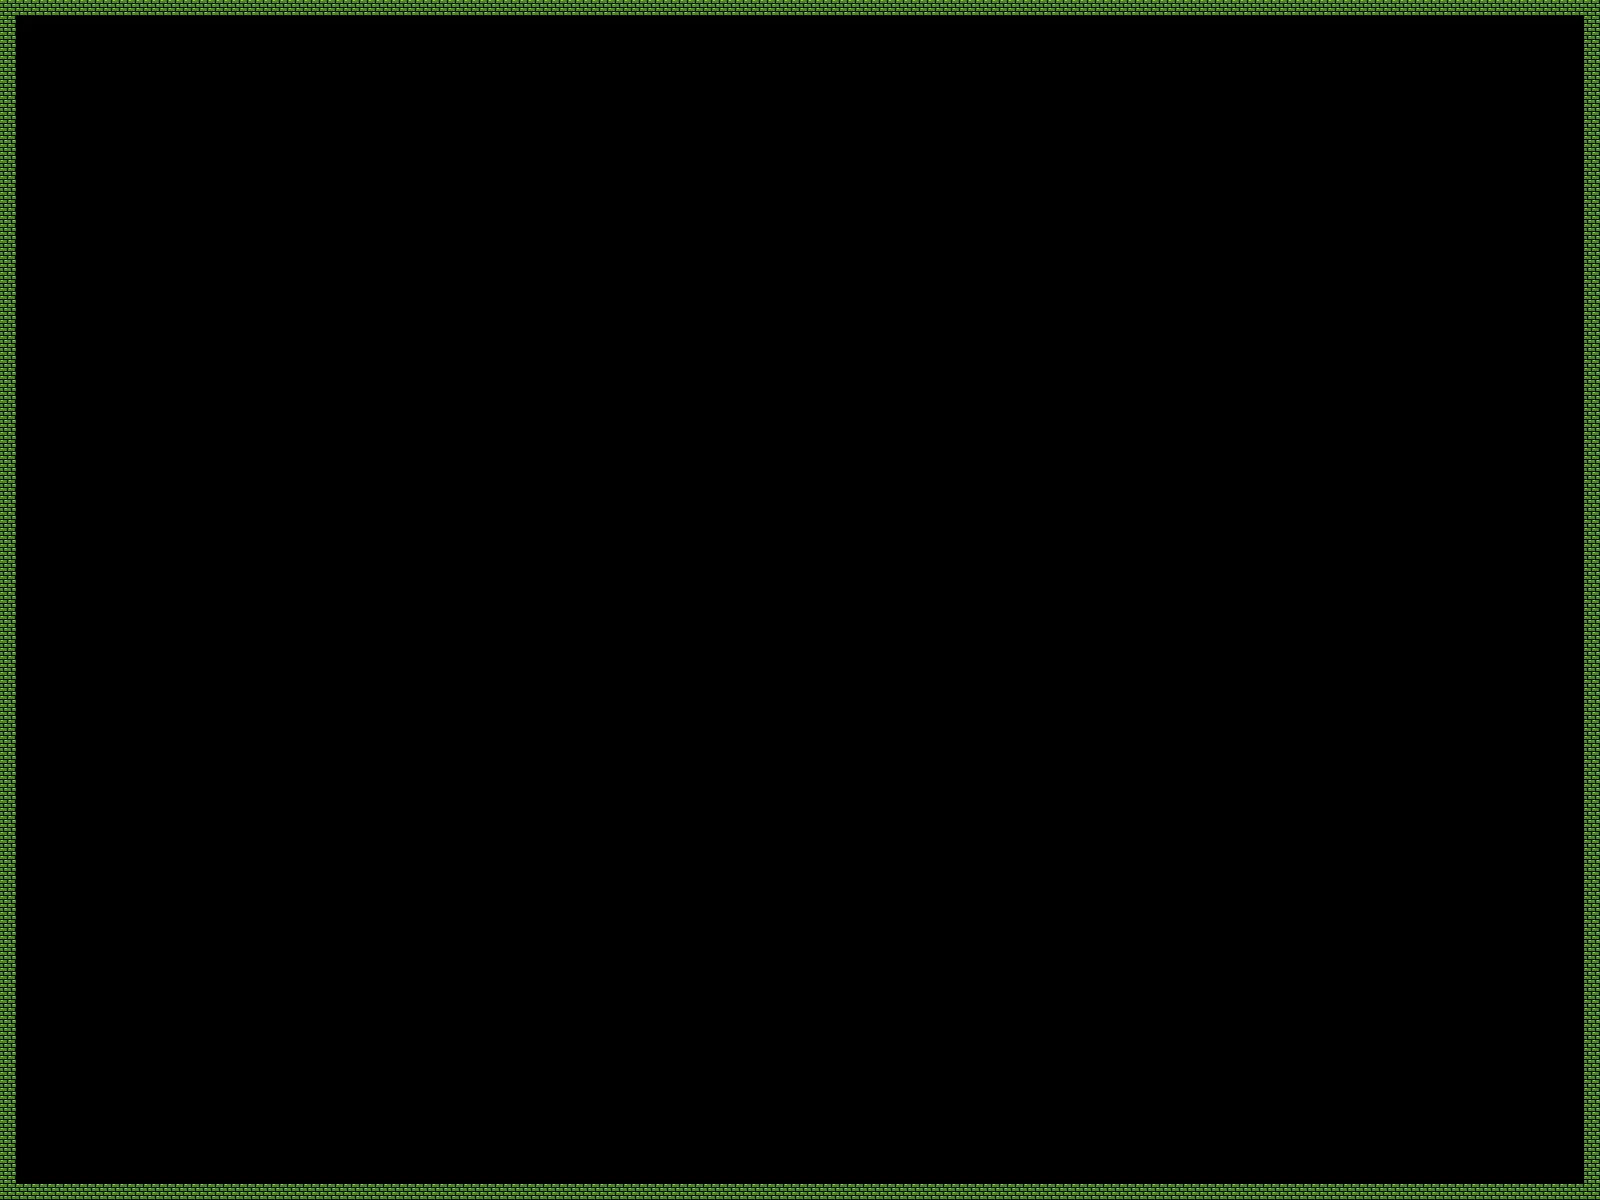

The image is a tile-based game level rendered from a .tmx file. Its description and source (layers, tilesets, objects; grid data summarised) follow:
An orthogonal 100x75 tile map with 16x16 px tiles, 2 tile layers (World Background, Player Path).

<map version="1.2" tiledversion="1.3.2" orientation="orthogonal" renderorder="right-down" compressionlevel="-1" width="100" height="75" tilewidth="16" tileheight="16" infinite="0" nextlayerid="5" nextobjectid="1">
 <tileset firstgid="1" name="TilesSet16x16(E)" tilewidth="16" tileheight="16" tilecount="8640" columns="108">
  <image source="TilesSet16x16(E).png" width="1728" height="1280" />
 </tileset>
 <objectgroup id="3" name="Spawn Point" />
 <layer id="2" name="World Background" width="100" height="75">
  <data>[7500 cells, 0 non-empty, 0 distinct tile ids]</data>
 </layer>
 <objectgroup id="4" name="Collectibles" />
 <layer id="1" name="Player Path" width="100" height="75">
  <data>[7500 cells, 346 non-empty, 1 distinct tile ids]</data>
 </layer>
</map>
